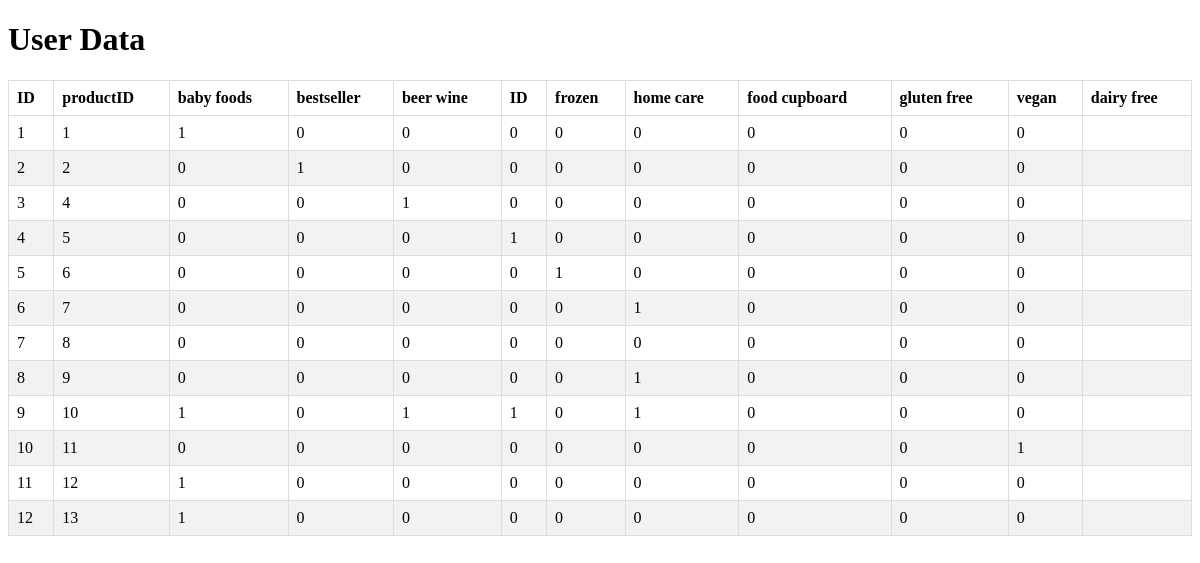
The page /view_data_grocery on the database as committed earlier.
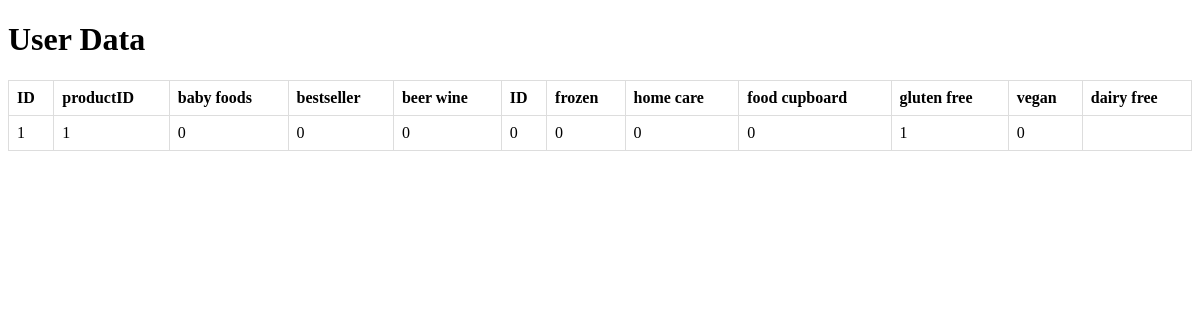
The same page on the database as committed later.
### tables this page shows
CREATE TABLE grocery (
    id INTEGER PRIMARY KEY AUTOINCREMENT,
    product_id INTEGER UNIQUE NOT NULL,
    baby_foods BOOLEAN NOT NULL,
    bestseller BOOLEAN NOT NULL,
    beer_wine BOOLEAN NOT NULL,
    frozen BOOLEAN NOT NULL,
    home_care BOOLEAN NOT NULL,
    food_cupboard BOOLEAN NOT NULL,
    gluten_free BOOLEAN NOT NULL,
    vegan BOOLEAN NOT NULL,
    dairy_free BOOLEAN NOT NULL,
    FOREIGN KEY (product_id) REFERENCES product(id)
);

### wmgzon/admin_page.py (the view)
@admin_bp.route('/view_data_grocery')
def view_data_grocery():
    conn = sqlite3.connect(current_app.config['DATABASE'])
    c = conn.cursor()
    c.execute('SELECT * FROM grocery')
    data = c.fetchall()
    conn.close()
    return render_template('admin/view_data/view_data_grocery.html', data=data)

### wmgzon/auth.py (called while the page is built)
@bp.before_app_request
def load_logged_in_user():
    user_id = session.get('user_id')
    if user_id is None:
        g.user = None
    else:
        g.user = get_db().execute(
            'SELECT * FROM user WHERE id = ?', (user_id,)
        ).fetchone()

### wmgzon/templates/admin/view_data/view_data_grocery.html (shortened to what this page needs)
<!DOCTYPE html>
<html lang="en">
<head>
</head>
<body>
    <h1>User Data</h1>
    <table>
        <thead>
            <tr>
                <th>ID</th>
                <th>productID</th>
                <th>baby foods</th>
                <th>bestseller</th>
                <th>beer wine</th><th>ID</th>
                <th>frozen</th>
                <th>home care</th>
                <th>food cupboard</th>
                <th>gluten free</th>
                <th>vegan</th>
                <th>dairy free</th>
            </tr>
        </thead>
        <tbody>
            {% for row in data %}
            <tr>
                <td>{{ row[0] }}</td>
                <td>{{ row[1] }}</td>
                <td>{{ row[2] }}</td>
                <td>{{ row[3] }}</td>
                <td>{{ row[4] }}</td>
                <td>{{ row[5] }}</td>
                <td>{{ row[6] }}</td>
                <td>{{ row[7] }}</td>
                <td>{{ row[8] }}</td>
                <td>{{ row[9] }}</td>
                <td>{{ row[10] }}</td>
                <td>{{ row[11] }}</td>
            </tr>
            {% endfor %}
        </tbody>
    </table>
</body>
</html>

Rows that differ between the two databases and show on the page:
removed grocery: id "2", product "2", baby_foods "0", bestseller "1", beer_wine "0", frozen "0", home_care "0", food_cupboard "0", gluten_free "0", vegan "0", dairy_free "0"
removed grocery: id "3", product "4", baby_foods "0", bestseller "0", beer_wine "1", frozen "0", home_care "0", food_cupboard "0", gluten_free "0", vegan "0", dairy_free "0"
removed grocery: id "4", product "5", baby_foods "0", bestseller "0", beer_wine "0", frozen "1", home_care "0", food_cupboard "0", gluten_free "0", vegan "0", dairy_free "0"
removed grocery: id "5", product "6", baby_foods "0", bestseller "0", beer_wine "0", frozen "0", home_care "1", food_cupboard "0", gluten_free "0", vegan "0", dairy_free "0"
removed grocery: id "6", product "7", baby_foods "0", bestseller "0", beer_wine "0", frozen "0", home_care "0", food_cupboard "1", gluten_free "0", vegan "0", dairy_free "0"
removed grocery: id "7", product "8", baby_foods "0", bestseller "0", beer_wine "0", frozen "0", home_care "0", food_cupboard "0", gluten_free "0", vegan "0", dairy_free "0"
removed grocery: id "8", product "9", baby_foods "0", bestseller "0", beer_wine "0", frozen "0", home_care "0", food_cupboard "1", gluten_free "0", vegan "0", dairy_free "0"
removed grocery: id "9", product "10", baby_foods "1", bestseller "0", beer_wine "1", frozen "1", home_care "0", food_cupboard "1", gluten_free "0", vegan "0", dairy_free "0"
removed grocery: id "10", product "11", baby_foods "0", bestseller "0", beer_wine "0", frozen "0", home_care "0", food_cupboard "0", gluten_free "0", vegan "0", dairy_free "1"
removed grocery: id "11", product "12", baby_foods "1", bestseller "0", beer_wine "0", frozen "0", home_care "0", food_cupboard "0", gluten_free "0", vegan "0", dairy_free "0"
removed grocery: id "12", product "13", baby_foods "1", bestseller "0", beer_wine "0", frozen "0", home_care "0", food_cupboard "0", gluten_free "0", vegan "0", dairy_free "0"
changed grocery id 1: baby_foods "1" → "0"; vegan "0" → "1"
